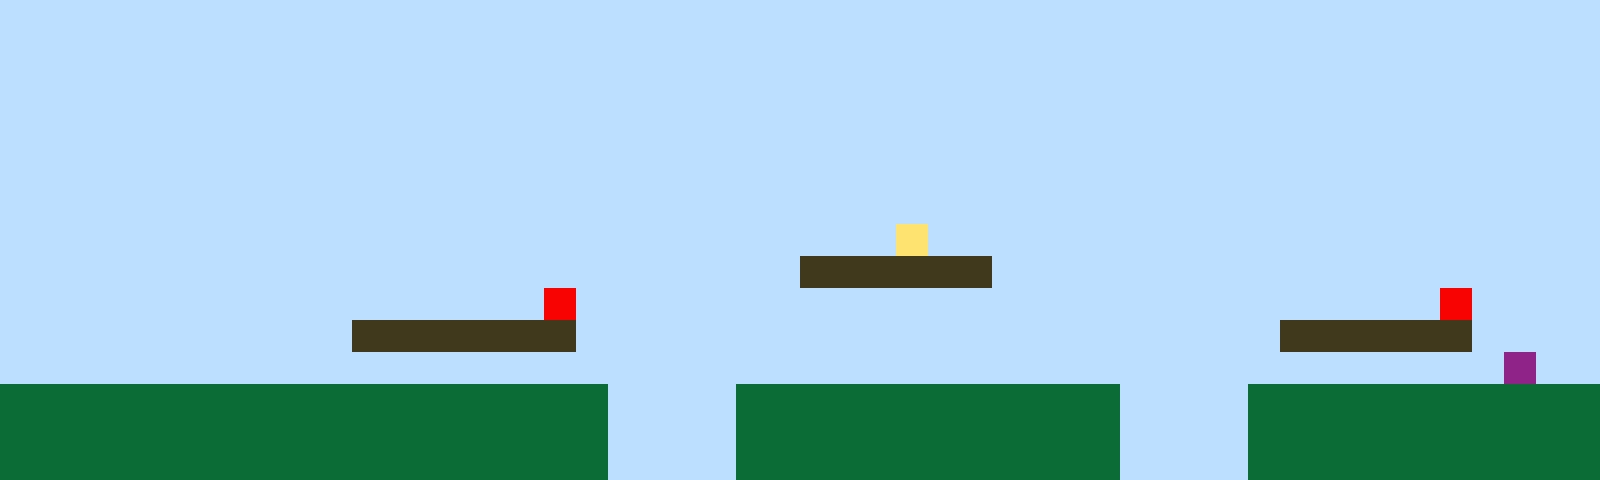

Rendered tile map (Tiled .tmx) drawn with the repository's tilesets; below, a short description and the full map source, tile grids included:
An orthogonal 50x15 tile map with 32x32 px tiles, 1 tile layer (Tile Layer 1).

<map version="1.10" tiledversion="1.11.2" orientation="orthogonal" renderorder="right-up" width="50" height="15" tilewidth="32" tileheight="32" infinite="0" nextlayerid="2" nextobjectid="1"><editorsettings><export target="map1.csv" format="csv" /></editorsettings><tileset firstgid="1" name="sprites" tilewidth="32" tileheight="32" tilecount="6" columns="3"><image source="sprites.png" width="96" height="64" /></tileset><layer id="1" name="Tile Layer 1" width="50" height="15"><data encoding="csv">1,1,1,1,1,1,1,1,1,1,1,1,1,1,1,1,1,1,1,1,1,1,1,1,1,1,1,1,1,1,1,1,1,1,1,1,1,1,1,1,1,1,1,1,1,1,1,1,1,1,1,1,1,1,1,1,1,1,1,1,1,1,1,1,1,1,1,1,1,1,1,1,1,1,1,1,1,1,1,1,1,1,1,1,1,1,1,1,1,1,1,1,1,1,1,1,1,1,1,1,1,1,1,1,1,1,1,1,1,1,1,1,1,1,1,1,1,1,1,1,1,1,1,1,1,1,1,1,1,1,1,1,1,1,1,1,1,1,1,1,1,1,1,1,1,1,1,1,1,1,1,1,1,1,1,1,1,1,1,1,1,1,1,1,1,1,1,1,1,1,1,1,1,1,1,1,1,1,1,1,1,1,1,1,1,1,1,1,1,1,1,1,1,1,1,1,1,1,1,1,1,1,1,1,1,1,1,1,1,1,1,1,1,1,1,1,1,1,1,1,1,1,1,1,1,1,1,1,1,1,1,1,1,1,1,1,1,1,1,1,1,1,1,1,1,1,1,1,1,1,1,1,1,1,1,1,1,1,1,1,1,1,1,1,1,1,1,1,1,1,1,1,1,1,1,1,1,1,1,1,1,1,1,1,1,1,1,1,1,1,1,1,1,1,1,1,1,1,1,1,1,1,1,1,1,1,1,1,1,1,1,1,1,1,1,1,1,1,1,1,1,1,1,1,1,1,1,1,1,1,1,1,1,1,1,1,1,1,1,1,1,1,1,1,1,1,1,1,1,1,1,1,1,1,1,1,1,1,1,1,1,1,1,1,1,1,1,1,1,1,1,1,1,1,1,1,1,1,4,1,1,1,1,1,1,1,1,1,1,1,1,1,1,1,1,1,1,1,1,1,1,1,1,1,1,1,1,1,1,1,1,1,1,1,1,1,1,1,1,1,1,1,1,1,1,3,3,3,3,3,3,1,1,1,1,1,1,1,1,1,1,1,1,1,1,1,1,1,1,1,1,1,1,1,1,1,1,1,1,1,1,1,1,1,1,1,1,5,1,1,1,1,1,1,1,1,1,1,1,1,1,1,1,1,1,1,1,1,1,1,1,1,1,1,1,5,1,1,1,1,1,1,1,1,1,1,1,1,1,1,1,3,3,3,3,3,3,3,1,1,1,1,1,1,1,1,1,1,1,1,1,1,1,1,1,1,1,1,1,1,3,3,3,3,3,3,1,1,1,1,1,1,1,1,1,1,1,1,1,1,1,1,1,1,1,1,1,1,1,1,1,1,1,1,1,1,1,1,1,1,1,1,1,1,1,1,1,1,1,1,1,1,1,1,1,1,1,6,1,1,2,2,2,2,2,2,2,2,2,2,2,2,2,2,2,2,2,2,2,1,1,1,1,2,2,2,2,2,2,2,2,2,2,2,2,1,1,1,1,2,2,2,2,2,2,2,2,2,2,2,2,2,2,2,2,2,2,2,2,2,2,2,2,2,2,2,2,2,2,1,1,1,1,2,2,2,2,2,2,2,2,2,2,2,2,1,1,1,1,2,2,2,2,2,2,2,2,2,2,2,2,2,2,2,2,2,2,2,2,2,2,2,2,2,2,2,2,2,2,1,1,1,1,2,2,2,2,2,2,2,2,2,2,2,2,1,1,1,1,2,2,2,2,2,2,2,2,2,2,2</data></layer></map>
